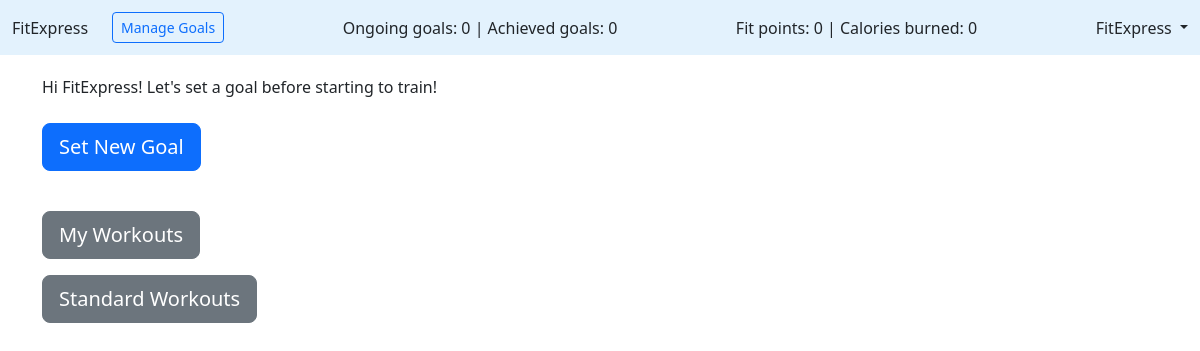
The app's page / (signed in) with its own data.
### accounts/models.py (models this page shows, shortened)
class CustomUser(AbstractUser):
    birth = models.DateField(null=True, blank=True)
    calories_burned = models.PositiveIntegerField(default=0)
    fit_points = models.PositiveIntegerField(default=0)
    weight = models.PositiveIntegerField(null=True)
    completed_goals = models.PositiveIntegerField(default=0)
    active_goals = models.PositiveIntegerField(default=0)

### django_project/views.py (the view)
# urls.py: path("", HomePageView.as_view(), name="home"),
class HomePageView(TemplateView):
    template_name = "home.html"

### templates/home.html (shortened to what this page needs)
{% extends "base.html" %}
{% block content %}
{% if user.is_authenticated %}
    {% if user.active_goals > 0 %}
        Hi {{ user.username }}! You have {{ user.active_goals }} goals to reach! Let's train!.
        <p><br><a class="btn btn-primary btn-lg" href="{% url 'workoutlist' %}" role="button">My Workouts</a></p>
        <p><a class="btn btn-info btn-lg" href="{% url 'workoutstandardlist' %}" role="button">Standard Workouts</a></p>
    {% else %}
        Hi {{ user.username }}! Let's set a goal before starting to train!
        <p><br><a class="btn btn-primary btn-lg" href="{% url 'goalnew' %}" role="button">Set New Goal</a></p>
        <p><br><a class="btn btn-secondary btn-lg" href="{% url 'workoutlist' %}" role="button">My Workouts</a></p>
        <p><a class="btn btn-secondary btn-lg" href="{% url 'workoutstandardlist' %}" role="button">Standard Workouts</a></p>
    {% endif %}
{% else %}
<p>You are not logged in. Please create a new account or log in.</p>
<a href="{% url 'login' %}">Log In</a> |
<a href="{% url 'signup' %}">Sign Up</a>
{% endif %}
{% endblock content %}

### templates/base.html (shortened to what this page needs)
<!DOCTYPE html>
<html>
<head>
  <link href="https://cdn.jsdelivr.net/npm/bootstrap@5.2.3/dist/css/bootstrap.min.css" rel="stylesheet"
>
</head>
<body>
  <header class="p-3 mb-3 border-bottom">
    <div class="d-flex flex-wrap align-items-center justify-content-center
        justify-content-lg-start fixed-top" style="background-color: #e3f2fd; padding: 1%">
      <a class="navbar-brand" href="{% url 'home' %}">FitExpress</a><br>
      {% if user.is_authenticated %}
      <ul class="nav col-12 col-lg-auto me-lg-auto mb-2 justify-content-center
          mb-md-0 ms-4">
        <li><a type="button" class="btn btn-outline-primary btn-sm" href="{% url "goalslist" %}">Manage Goals</a></li>
      </ul>
      <ul class="nav col-12 col-lg-auto me-lg-auto mb-2 justify-content-center
          mb-md-0">
        <li>Ongoing goals: {{ user.active_goals }} | Achieved goals: {{ user.completed_goals }}</li>
      </ul>
      <ul class="nav col-12 col-lg-auto me-lg-auto mb-2 justify-content-center mb-md-0">
        <li>Fit points: {{ user.fit_points }} | Calories burned: {{ user.calories_burned }}</li>
      </ul>
      <div class="dropdown text-end">
        <a href="#" class="d-block link-dark text-decoration-none dropdown-toggle" id="dropdownUser1"
          data-bs-toggle="dropdown" aria-expanded="false">
          {{ user.username }}
        </a>
      </div>
      {% else %}
      <div class="text-end" style="margin-left: 2%;">
        <a href="{% url 'login' %}" class="btn btn-outline-primary me-2">
          Log In</a>
        <a href="{% url 'signup' %}" class="btn btn-primary">Sign Up</a>
      </div>
      {% endif %}
    </div>
  </header>
  <main>
    <div class="container">
      {% block content %}
      {% endblock content %}
    </div>
  </main>
</body>
</html>

### templates/base.html (style rules this page uses)
.container { margin-top: 3.5%; }

### records on screen
CustomUser: active_goals "0", completed_goals "0", fit_points "0", calories_burned "0", username "FitExpress"
